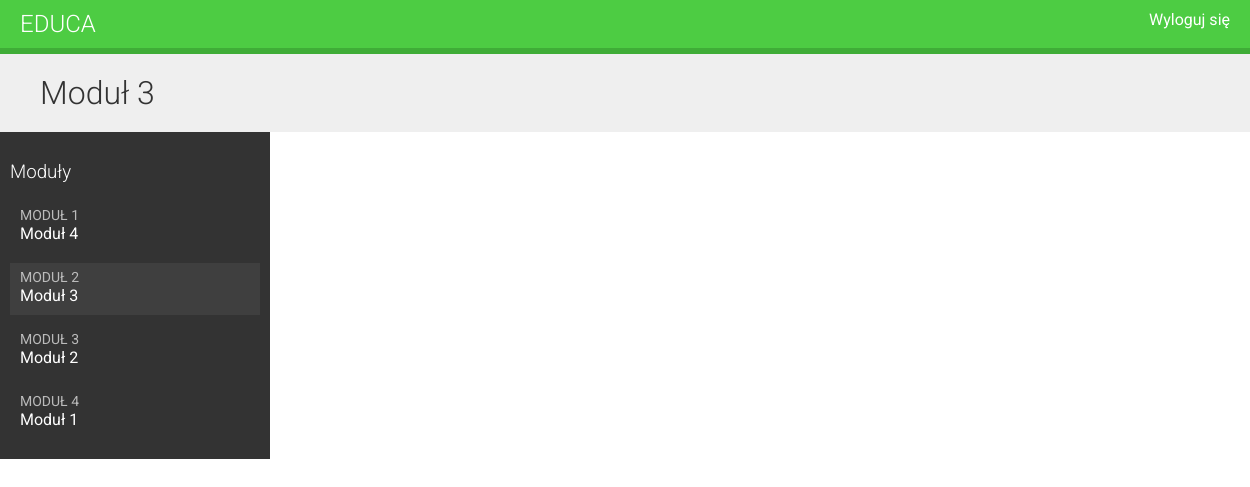
The page /students/course/1/3/ (signed in) on the database its author committed.
### courses/models.py (models this page shows, shortened)
class Module(models.Model):
    course = models.ForeignKey(Course, related_name='modules', on_delete = models.CASCADE)
    title = models.CharField(max_length=200)
    description = models.TextField(blank=True)
    order = OrderField(blank=True, for_fields=['course'])
    class Meta:
        ordering = ['order']

### students/views.py (the view)
class StudentCourseDetailView(DetailView):
    model = Course
    template_name = 'students/course/detail.html'
    def get_queryset(self):
        qs = super().get_queryset()
        return qs.filter(students__in=[self.request.user])
    def get_context_data(self, **kwargs):
        context = super().get_context_data(**kwargs)
        course = self.get_object()
        if 'module_id' in self.kwargs:
            context['module'] = course.modules.get(
                                    id=self.kwargs['module_id'])
        else:
            context['module'] = course.modules.all()[0]
        return context

### students/templates/students/course/detail.html (shortened to what this page needs)
{% extends "base.html" %}
{% load cache %}
{% block content %}
  <h1>
    {{ module.title }}
  </h1>
  <div class="contents">
    <h3>Moduły</h3>
    <ul id="modules">
      {% for m in object.modules.all %}
        <li data-id="{{ m.id }}" {% if m == module %}class="selected"{% endif %}>
          <a href="{% url "student_course_detail_module" object.id m.id %}">
            <span>
              Moduł <span class="order">{{ m.order|add:1 }}</span>
            </span>
            <br>
            {{ m.title }}
          </a>
        </li>
      {% empty %}
        <li>Brak modułów.</li>
      {% endfor %}
    </ul>
  </div>
  <div class="module">
  </div>
{% endblock %}

### courses/static/css/base.css (style rules this page uses)
body { margin:0; font-family:'Roboto', sans-serif; font-weight:400; color:#333; }
a { color:#3fad37; text-decoration:none; }
h1, h2, h3, h4, h5, h6 { font-family:'Roboto', sans-serif; font-weight:300; }
h1 { background:#efefef; width:100%; overflow:auto; padding:20px 0 20px 40px; margin:0; }
.module { overflow:auto; }
.contents { width:20%; padding:10px; float:left; background:#333; color: #fff; font-family:'Roboto', sans-serif; }
.contents ul { list-style:none; margin:0; padding:0; }
.contents ul li { margin:0 0 10px 0; padding:4px 10px 10px; overflow:auto; }
.contents ul li.selected { background:#3f3f3f; }
.contents ul span { text-transform:uppercase; color:#bbb; font-size:14px; }
.contents ul a { display:block; color:#fff; text-decoration:none; }
.module { padding:10px 20px; float:left; }

### rows shown on the page
Module: title "Moduł 3", order|add "2"
Module: order|add "1", title "Moduł 4"
Module: order|add "3", title "Moduł 2"
Module: order|add "4", title "Moduł 1"
